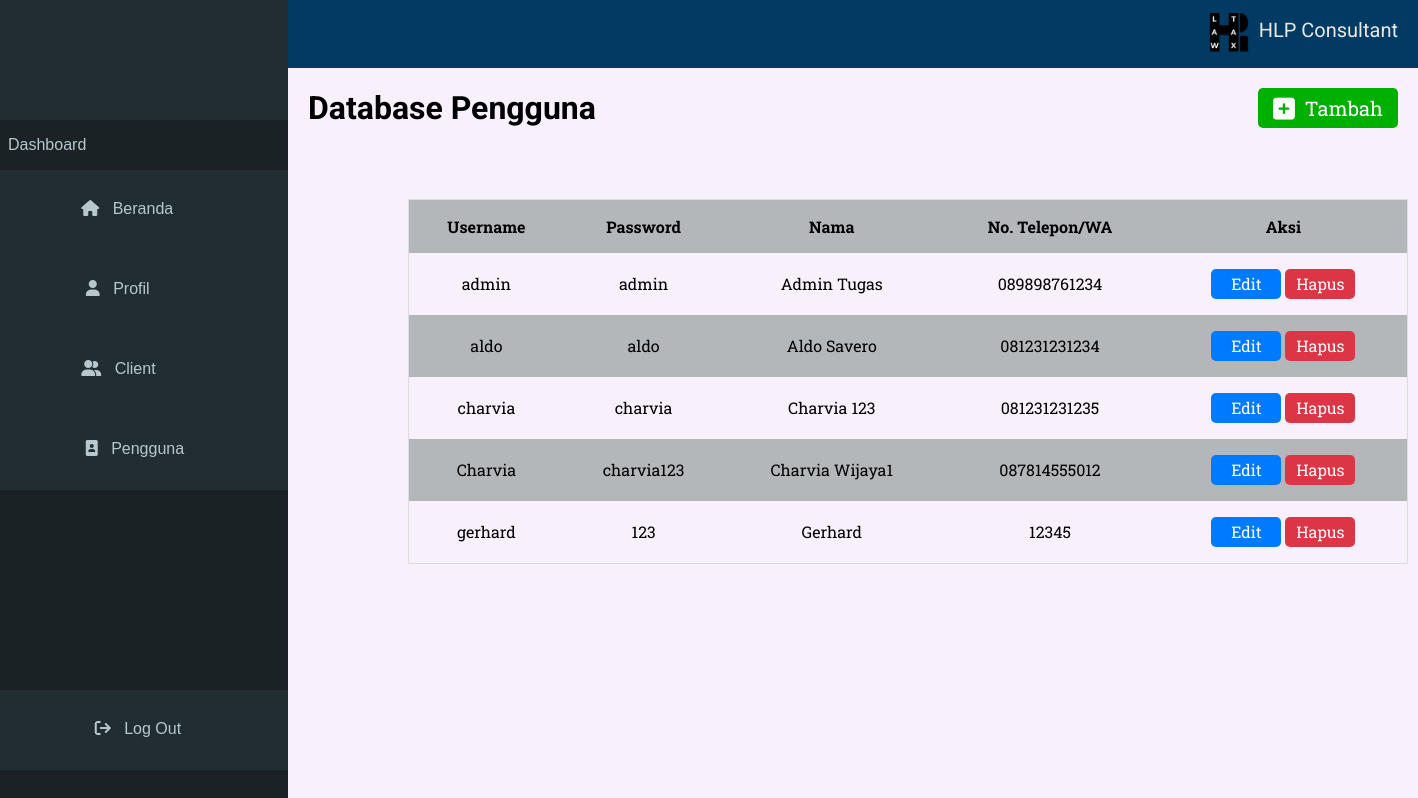
/anggota.php, run on the app's committed database.
### tables this page shows
CREATE TABLE `user` (
  `id` int(11) NOT NULL,
  `nama` varchar(255) NOT NULL,
  `username` varchar(255) NOT NULL,
  `password` varchar(255) NOT NULL,
  `level` varchar(20) NOT NULL,
  `notelp` varchar(13) NOT NULL
);

### koneksi.php (called while the page is built, shortened)
<?php
$koneksi = mysqli_connect("localhost","root","","db_test");
function query($query){
	global $koneksi;
    $result = mysqli_query($koneksi, $query);
	$rows = [];
	while($data = mysqli_fetch_assoc($result)){
		$rows[] = $data;
	}
	return $rows;
}
?>

### anggota.php (the view, shortened to what this page needs)
<?php
        require "koneksi.php";
        $user = query("SELECT * FROM user");
        ?>
<!DOCTYPE HTML>
<html lang="en">
    <head>
        <link rel="stylesheet" href="https://cdnjs.cloudflare.com/ajax/libs/font-awesome/6.0.0/css/all.min.css">
        <link rel="stylesheet" href="./css/main.css">
        <link rel="stylesheet" href="./css/user.css">
    </head>
    <body>
    <?php include("sidebar-admin.php") ?>
        <div class="main-content-wrapper">
            <div class="main-content">
                <h1 style="display: inline-block;">Database Pengguna</h1>
                <div class="button-wrapper">
                    <a href="tambahuser.php"><div class="button-tambah"><i class="fa-solid fa-square-plus fa-lg"></i>&nbsp;&nbsp;Tambah</div></a>
                </div><br>
                <table>
                    <tr>
                      <th>Username</th>
                      <th>Password</th>
                      <th>Nama</th>
                      <th>No. Telepon/WA</th>
                      <th>Aksi</th>
                    </tr>
                    <?php
                    foreach( $user as $data ) :
                    ?>
                    <tr>
                      <td><?= $data['username']; ?></td>
                      <td><?= $data['password']; ?></td>
                      <td><?= $data['nama']; ?></td>
                      <td><?= $data['notelp']; ?></td>
                      <td>
                        <a href="ubahuser.php?id=<?= $data['id']; ?>"><div class="button-edit">Edit</div></a>
                        <a href="hapususer.php?id=<?= $data['id']; ?>"onclick="
                    return confirm('yakin?');"><div class="button-hapus">Hapus</div></a>
                      </td>
                    </tr>
                    <?php endforeach; ?>
                  </table>
            </div>
        </div>
</body>
</html>

### css/main.css (style rules this page uses)
body { background-color: #f8f0fa; }
a { text-decoration: none; }
.main-content { height: 100%; min-height: 707px; margin-right: -8px; padding-left: 300px; }
.main-content h1 { font-family: 'Roboto'; }

### css/user.css (style rules this page uses)
.button-wrapper { float: right; }
.button-tambah { display: inline-block; text-align: center; line-height: 40px; font-family: 'Roboto Slab'; font-size: 20px; border-radius: 5px; color: white; background-color: #00B000; height: 40px; width: 140px; margin-top: 20px; margin-right: 20px; }
table { border-collapse: collapse; border-spacing: 0; width: 1000px; border: 1px solid #ddd; margin-top: 50px; margin-left: 100px; font-family: 'Roboto Slab'; }
th, td { text-align: center; padding: 16px; }
tr:nth-child(odd) { background-color: #b4b7b9; }
.button-edit { display: inline-block; text-align: center; line-height: 30px; font-family: 'Roboto Slab'; font-size: 16px; border-radius: 5px; color: white; background-color: #007BFF; height: 30px; width: 70px; }
.button-hapus { display: inline-block; text-align: center; line-height: 30px; font-family: 'Roboto Slab'; font-size: 16px; border-radius: 5px; color: white; background-color: #DC3545; height: 30px; width: 70px; }

### data on the page
user: username "admin", password "admin", nama "Admin Tugas", notelp "089898761234"
user: username "aldo", password "aldo", nama "Aldo Savero", notelp "081231231234"
user: username "charvia", password "charvia", nama "Charvia 123", notelp "081231231235"
user: username "Charvia", password "charvia123", nama "Charvia Wijaya1", notelp "087814555012"
user: username "gerhard", password "123", nama "Gerhard", notelp "12345"
